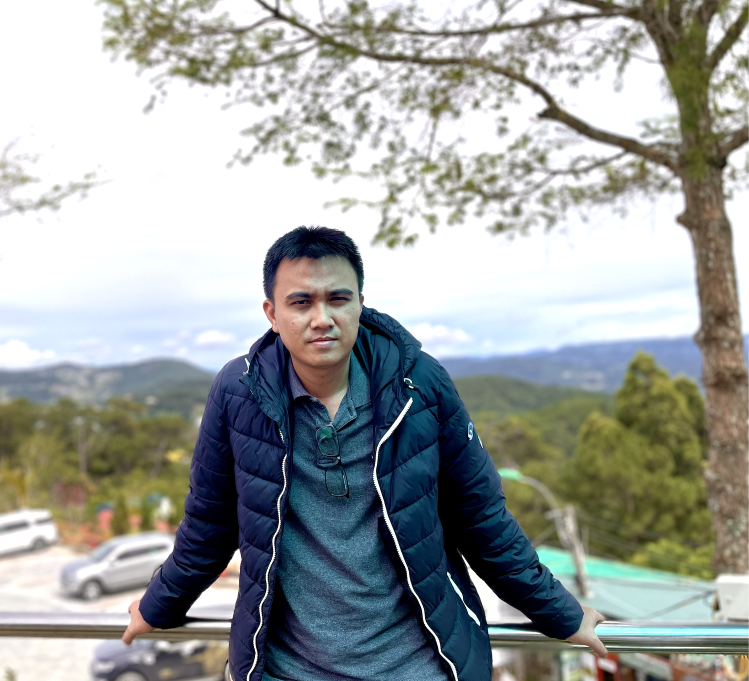
#> input picture assets/images/Me_2023-07-24_DL.png, 1498 x 1362 px (shown at 1/2 size)
$ python opencv_01.py
#> lines starting #> are read from the running program, lines starting #| are printed output that depends on the picture
'''
OpenCV Python Tutorial

Covered in this #1 (Introduction & Images)
https://docs.opencv.org/4.8.0/df/d9d/tutorial_py_colorspaces.html
    1. Installation & Setup
    2. Loading an Image
    3. Displaying an Image
    4. Resizing an Image
    5. Rotating an Image
'''

import cv2 as cv

try:
    '''
    -1: cv2.IMREAD_COLOR
    0: cv2.IMREAD_GRAYSCALE
    1: cv2.IMREAD_UNCHANGED
    '''
    img = cv.imread('../assets/images/Me_2023-07-24_DL.png', cv.IMREAD_GRAYSCALE)  # numpy.ndarray
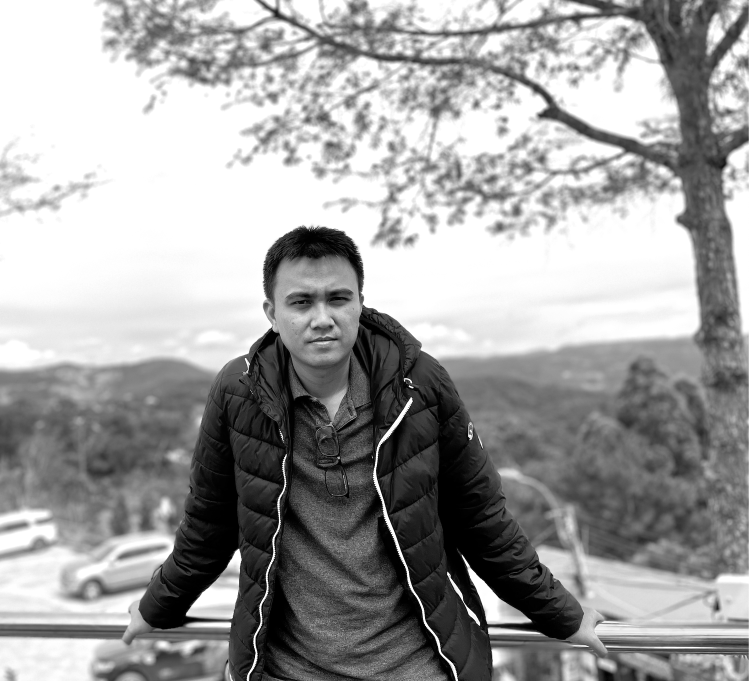
#> img: shape (1362, 1498) (shown at 1/2 size); min 0, max 255, mean 159.4

    img = cv.resize(img, (0, 0), fx=0.5, fy=0.5)
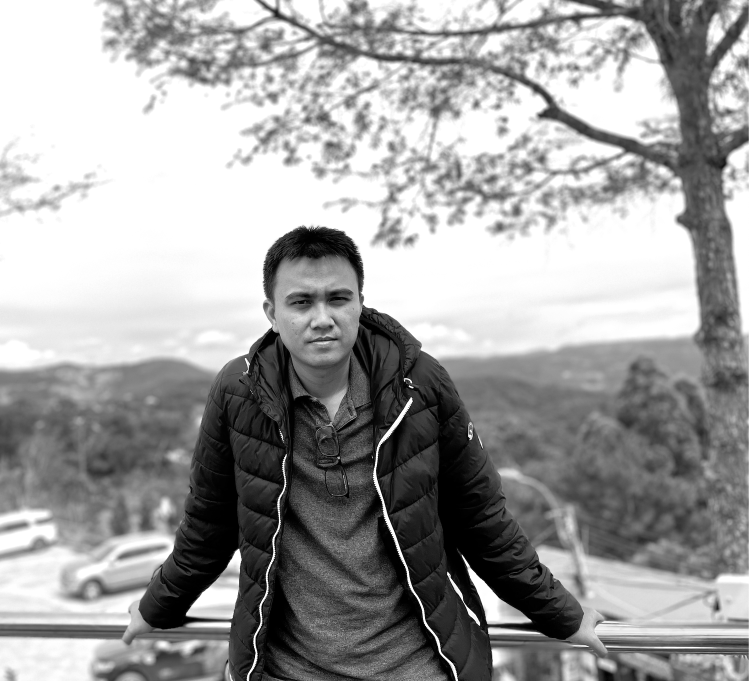
#> img: shape (681, 749); min 0, max 255, mean 159.5
    img = cv.rotate(img, cv.ROTATE_90_COUNTERCLOCKWISE)
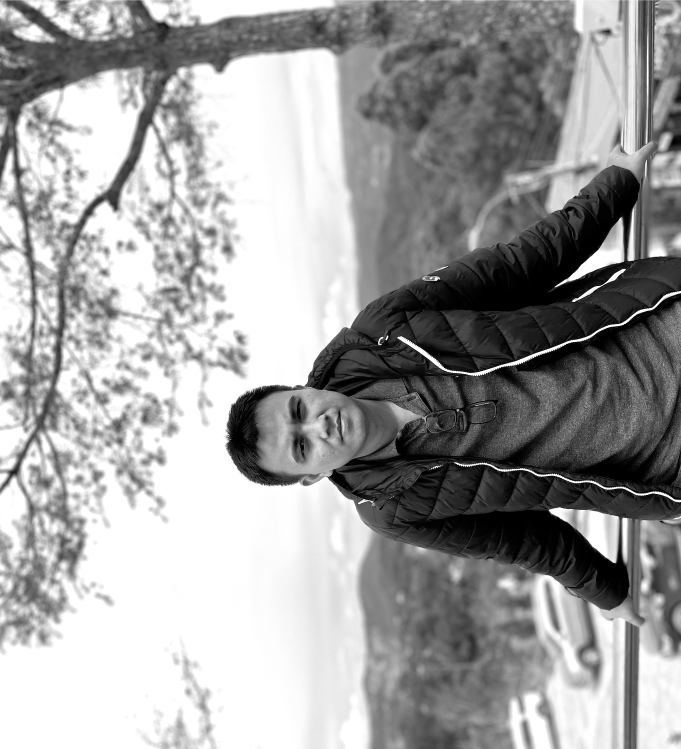
#> img: shape (749, 681); min 0, max 255, mean 159.5
    cv.imwrite('../assets/images/NEW_Me_2023-07-24_DL.png', img)

    cv.imshow('levantrungits', img)
    cv.waitKey(0) # wait for a keyboard input

except Exception as ex:
    # Need lib: opencv-python-headless-4.8.0.76
    # Error: OpenCV(4.8.0) window.cpp:971: error: (-215:Assertion failed)
    #   size.width>0 && size.height>0 in function 'imshow'
    print(f"Error: {ex}")

cv.destroyAllWindows()
